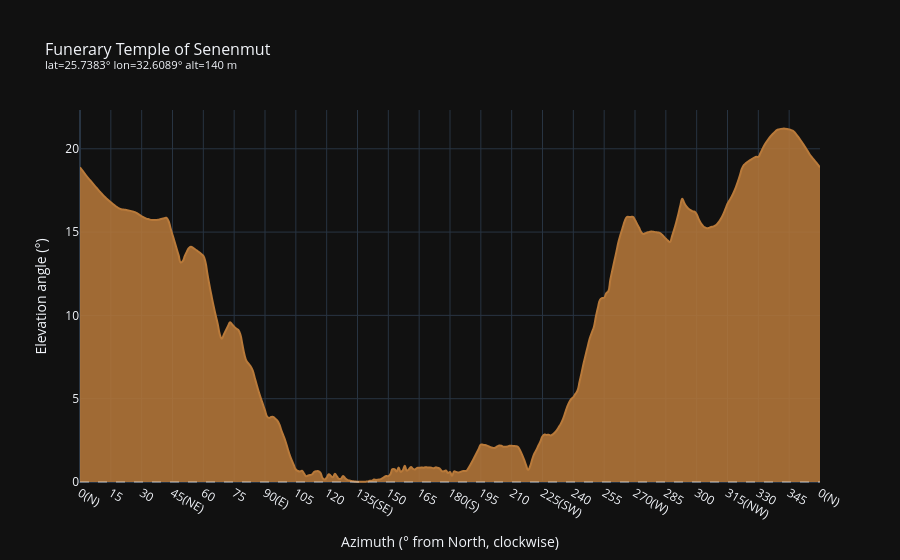

Notebook cell for this chart:
### Markdown cell above
Once you have calculated the horizon profile, you can use it for multiple purposes. The most simple one is generating an interactive plot of the horizon silhouette:

### Code cell
fig = senenmut.plot_horizon()

### Figure 1 — Plotly figure (JSON) as saved in the notebook; plotly's stock layout.template omitted (floating-point values rounded to 4 significant figures; data arrays with more than 128 entries replaced by an {"elided": "..."} marker saying what was removed)
{"data": [{"customdata": {"elided": "361x2 float values"}, "fill": "tozeroy", "fillcolor": "rgba(185,122,58,0.85)", "hovertemplate": "<b>Azimuth</b>: %{customdata[0]:.2f}°<br><b>Elevation</b>: %{y:.2f}°<br><b>Distance</b>: %{customdata[1]:.1f} km<extra></extra>", "line": {"color": "#b97a3a", "shape": "spline", "smoothing": 1.3, "width": 2}, "mode": "lines", "name": "Horizon", "type": "scatter", "x": {"elided": "361 float values"}, "y": {"elided": "361 float values"}}], "layout": {"hovermode": "x unified", "margin": {"b": 50, "t": 110}, "shapes": [{"line": {"color": "rgba(255,255,255,0.3)", "dash": "dash"}, "type": "line", "x0": 0, "x1": 1, "xref": "x domain", "y0": 0, "y1": 0, "yref": "y"}], "title": {"font": {"size": 16}, "text": "Funerary Temple of Senenmut<br><sup>lat=25.7383° lon=32.6089° alt=140 m<br>&nbsp;</sup>"}, "xaxis": {"range": [0.0, 360.0], "tickmode": "array", "ticktext": ["0(N)", "15", "30", "45(NE)", "60", "75", "90(E)", "105", "120", "135(SE)", "150", "165", "180(S)", "195", "210", "225(SW)", "240", "255", "270(W)", "285", "300", "315(NW)", "330", "345", "0(N)"], "tickvals": [0, 15, 30, 45, 60, 75, 90, 105, 120, 135, 150, 165, 180, 195, 210, 225, 240, 255, 270, 285, 300, 315, 330, 345, 360], "title": {"text": "Azimuth (° from North, clockwise)"}}, "yaxis": {"title": {"text": "Elevation angle (°)"}}}}
